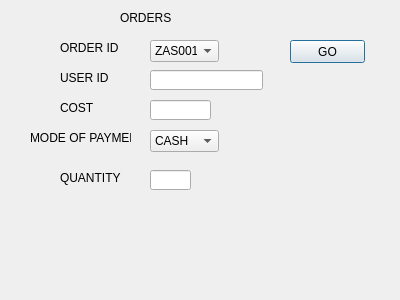
<?xml version="1.0" encoding="UTF-8"?>
<ui version="4.0">
 <class>Dialog</class>
 <widget class="QDialog" name="Dialog">
  <property name="geometry">
   <rect>
    <x>0</x>
    <y>0</y>
    <width>400</width>
    <height>300</height>
   </rect>
  </property>
  <property name="windowTitle">
   <string>Dialog</string>
  </property>
  <widget class="QLabel" name="label_3">
   <property name="geometry">
    <rect>
     <x>60</x>
     <y>70</y>
     <width>101</width>
     <height>16</height>
    </rect>
   </property>
   <property name="text">
    <string>USER ID</string>
   </property>
  </widget>
  <widget class="QLabel" name="label_8">
   <property name="geometry">
    <rect>
     <x>150</x>
     <y>70</y>
     <width>101</width>
     <height>16</height>
    </rect>
   </property>
   <property name="text">
    <string/>
   </property>
  </widget>
  <widget class="QLabel" name="label_5">
   <property name="geometry">
    <rect>
     <x>30</x>
     <y>130</y>
     <width>101</width>
     <height>16</height>
    </rect>
   </property>
   <property name="text">
    <string>MODE OF PAYMENT</string>
   </property>
  </widget>
  <widget class="QLineEdit" name="lineEdit_2">
   <property name="geometry">
    <rect>
     <x>150</x>
     <y>100</y>
     <width>61</width>
     <height>20</height>
    </rect>
   </property>
  </widget>
  <widget class="QLabel" name="label_4">
   <property name="geometry">
    <rect>
     <x>60</x>
     <y>100</y>
     <width>101</width>
     <height>16</height>
    </rect>
   </property>
   <property name="text">
    <string>COST</string>
   </property>
  </widget>
  <widget class="QLineEdit" name="lineEdit_4">
   <property name="geometry">
    <rect>
     <x>150</x>
     <y>170</y>
     <width>41</width>
     <height>20</height>
    </rect>
   </property>
  </widget>
  <widget class="QComboBox" name="comboBox">
   <property name="geometry">
    <rect>
     <x>150</x>
     <y>40</y>
     <width>69</width>
     <height>22</height>
    </rect>
   </property>
   <item>
    <property name="text">
     <string>ZAS001</string>
    </property>
   </item>
  </widget>
  <widget class="QLineEdit" name="lineEdit">
   <property name="geometry">
    <rect>
     <x>150</x>
     <y>70</y>
     <width>113</width>
     <height>20</height>
    </rect>
   </property>
  </widget>
  <widget class="QPushButton" name="pushButton">
   <property name="geometry">
    <rect>
     <x>290</x>
     <y>40</y>
     <width>75</width>
     <height>23</height>
    </rect>
   </property>
   <property name="text">
    <string>GO</string>
   </property>
  </widget>
  <widget class="QLabel" name="label">
   <property name="geometry">
    <rect>
     <x>60</x>
     <y>40</y>
     <width>101</width>
     <height>16</height>
    </rect>
   </property>
   <property name="text">
    <string>ORDER ID</string>
   </property>
  </widget>
  <widget class="QLabel" name="label_7">
   <property name="geometry">
    <rect>
     <x>60</x>
     <y>170</y>
     <width>101</width>
     <height>16</height>
    </rect>
   </property>
   <property name="text">
    <string>QUANTITY</string>
   </property>
  </widget>
  <widget class="QLabel" name="label_9">
   <property name="geometry">
    <rect>
     <x>120</x>
     <y>10</y>
     <width>101</width>
     <height>16</height>
    </rect>
   </property>
   <property name="text">
    <string>ORDERS</string>
   </property>
  </widget>
  <widget class="QLabel" name="label_10">
   <property name="geometry">
    <rect>
     <x>160</x>
     <y>130</y>
     <width>101</width>
     <height>16</height>
    </rect>
   </property>
   <property name="text">
    <string/>
   </property>
  </widget>
  <widget class="QComboBox" name="comboBox_2">
   <property name="geometry">
    <rect>
     <x>150</x>
     <y>130</y>
     <width>69</width>
     <height>22</height>
    </rect>
   </property>
   <item>
    <property name="text">
     <string>CASH</string>
    </property>
   </item>
  </widget>
 </widget>
 <resources/>
 <connections/>
</ui>
